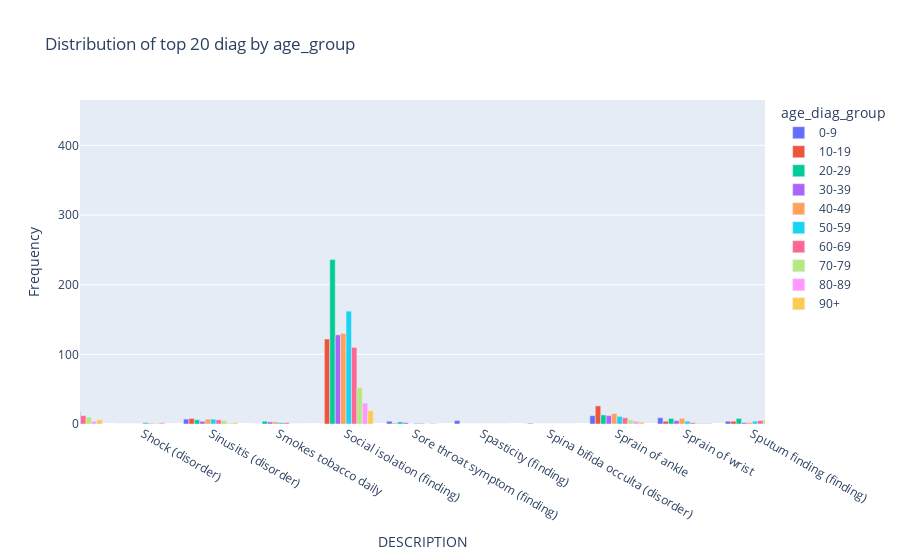

Notebook code for this chart:
### Code cell
## dist of diag by age on top 50 diag
top20_diag = list(demo_diag_data["DESCRIPTION"].value_counts().reset_index().sort_values(by="DESCRIPTION",ascending=False).head(50)["DESCRIPTION"].values)
demo_diag_data_top20 = demo_diag_data[demo_diag_data["DESCRIPTION"].isin(top20_diag)]
get_demographic_top20_plot(demo_diag_data_top20,"age_diag_group","DESCRIPTION","Distribution of top 20 diag by age_group")
## chronic sinustisis seen more in young people comparatively
## unhealthy alcohal drinking seen more in young peopel

### Figure 1 — Plotly figure (JSON) as saved in the notebook; plotly's stock layout.template omitted (floating-point values rounded to 4 significant figures)
{"data": [{"alignmentgroup": "True", "hovertemplate": "age_diag_group=0-9<br>DESCRIPTION=%{x}<br>Frequency=%{y}<extra></extra>", "legendgroup": "0-9", "marker": {"color": "#636efa", "pattern": {"shape": ""}}, "name": "0-9", "offsetgroup": "0-9", "orientation": "v", "showlegend": true, "textposition": "auto", "type": "bar", "x": ["Primary fibromyalgia syndrome", "Primary malignant neoplasm of colon", "Proliferative diabetic retinopathy due to type II diabetes mellitus (disorder)", "Protracted diarrhea", "Pulmonary emphysema (disorder)", "Pyelonephritis", "Recurrent rectal polyp", "Recurrent urinary tract infection", "Refugee (person)", "Respiratory distress (finding)", "Rheumatoid arthritis", "Risk activity involvement (finding)", "Rupture of appendix", "Rupture of patellar tendon", "Seasonal allergic rhinitis", "Second degree burn", "Secondary malignant neoplasm of colon", "Seizure disorder", "Sepsis (disorder)", "Sepsis caused by virus (disorder)", "Septic shock (disorder)", "Served in armed forces (finding)", "Severe anxiety (panic) (finding", "Shock (disorder)", "Sinusitis (disorder)", "Smokes tobacco daily", "Social isolation (finding)", "Sore throat symptom (finding)", "Spasticity (finding)", "Spina bifida occulta (disorder)", "Sprain of ankle", "Sprain of wrist", "Sputum finding (finding)", "Streptococcal sore throat (disorder)", "Stress (finding)", "Stroke", "Suspected COVID-19", "Suspected lung cancer (situation)", "Tear of meniscus of knee", "Third degree burn", "Transformed migraine (disorder)", "Transport problems (finding)", "Tubal pregnancy", "Unemployed (finding)", "Unhealthy alcohol drinking behavior (finding)", "Victim of intimate partner abuse (finding)", "Viral sinusitis (disorder)", "Vomiting symptom (finding)", "Wheezing (finding)", "Whiplash injury to neck"], "xaxis": "x", "y": [0, 0, 0, 0, 0, 0, 0, 0, 0, 0, 0, 0, 1, 1, 11, 3, 0, 23, 0, 0, 0, 0, 0, 0, 7, 0, 0, 4, 5, 0, 12, 9, 4, 42, 0, 0, 16, 0, 0, 0, 0, 0, 0, 0, 0, 0, 95, 1, 1, 8], "yaxis": "y"}, {"alignmentgroup": "True", "hovertemplate": "age_diag_group=10-19<br>DESCRIPTION=%{x}<br>Frequency=%{y}<extra></extra>", "legendgroup": "10-19", "marker": {"color": "#EF553B", "pattern": {"shape": ""}}, "name": "10-19", "offsetgroup": "10-19", "orientation": "v", "showlegend": true, "textposition": "auto", "type": "bar", "x": ["Primary fibromyalgia syndrome", "Primary malignant neoplasm of colon", "Proliferative diabetic retinopathy due to type II diabetes mellitus (disorder)", "Protracted diarrhea", "Pulmonary emphysema (disorder)", "Pyelonephritis", "Recurrent rectal polyp", "Recurrent urinary tract infection", "Refugee (person)", "Respiratory distress (finding)", "Rheumatoid arthritis", "Risk activity involvement (finding)", "Rupture of appendix", "Rupture of patellar tendon", "Seasonal allergic rhinitis", "Second degree burn", "Secondary malignant neoplasm of colon", "Seizure disorder", "Sepsis (disorder)", "Sepsis caused by virus (disorder)", "Septic shock (disorder)", "Served in armed forces (finding)", "Severe anxiety (panic) (finding", "Shock (disorder)", "Sinusitis (disorder)", "Smokes tobacco daily", "Social isolation (finding)", "Sore throat symptom (finding)", "Spasticity (finding)", "Spina bifida occulta (disorder)", "Sprain of ankle", "Sprain of wrist", "Sputum finding (finding)", "Streptococcal sore throat (disorder)", "Stress (finding)", "Stroke", "Suspected COVID-19", "Suspected lung cancer (situation)", "Tear of meniscus of knee", "Third degree burn", "Transformed migraine (disorder)", "Transport problems (finding)", "Tubal pregnancy", "Unemployed (finding)", "Unhealthy alcohol drinking behavior (finding)", "Victim of intimate partner abuse (finding)", "Viral sinusitis (disorder)", "Vomiting symptom (finding)", "Wheezing (finding)", "Whiplash injury to neck"], "xaxis": "x", "y": [0, 0, 0, 0, 1, 0, 0, 0, 9, 2, 0, 289, 4, 2, 0, 4, 0, 17, 0, 0, 0, 59, 19, 0, 8, 0, 122, 1, 0, 1, 26, 4, 4, 34, 470, 0, 13, 0, 0, 0, 0, 74, 0, 75, 9, 56, 135, 0, 4, 7], "yaxis": "y"}, {"alignmentgroup": "True", "hovertemplate": "age_diag_group=20-29<br>DESCRIPTION=%{x}<br>Frequency=%{y}<extra></extra>", "legendgroup": "20-29", "marker": {"color": "#00cc96", "pattern": {"shape": ""}}, "name": "20-29", "offsetgroup": "20-29", "orientation": "v", "showlegend": true, "textposition": "auto", "type": "bar", "x": ["Primary fibromyalgia syndrome", "Primary malignant neoplasm of colon", "Proliferative diabetic retinopathy due to type II diabetes mellitus (disorder)", "Protracted diarrhea", "Pulmonary emphysema (disorder)", "Pyelonephritis", "Recurrent rectal polyp", "Recurrent urinary tract infection", "Refugee (person)", "Respiratory distress (finding)", "Rheumatoid arthritis", "Risk activity involvement (finding)", "Rupture of appendix", "Rupture of patellar tendon", "Seasonal allergic rhinitis", "Second degree burn", "Secondary malignant neoplasm of colon", "Seizure disorder", "Sepsis (disorder)", "Sepsis caused by virus (disorder)", "Septic shock (disorder)", "Served in armed forces (finding)", "Severe anxiety (panic) (finding", "Shock (disorder)", "Sinusitis (disorder)", "Smokes tobacco daily", "Social isolation (finding)", "Sore throat symptom (finding)", "Spasticity (finding)", "Spina bifida occulta (disorder)", "Sprain of ankle", "Sprain of wrist", "Sputum finding (finding)", "Streptococcal sore throat (disorder)", "Stress (finding)", "Stroke", "Suspected COVID-19", "Suspected lung cancer (situation)", "Tear of meniscus of knee", "Third degree burn", "Transformed migraine (disorder)", "Transport problems (finding)", "Tubal pregnancy", "Unemployed (finding)", "Unhealthy alcohol drinking behavior (finding)", "Victim of intimate partner abuse (finding)", "Viral sinusitis (disorder)", "Vomiting symptom (finding)", "Wheezing (finding)", "Whiplash injury to neck"], "xaxis": "x", "y": [0, 0, 0, 0, 3, 0, 0, 1, 19, 5, 1, 0, 1, 0, 0, 1, 0, 2, 12, 0, 1, 0, 13, 0, 6, 4, 236, 3, 0, 0, 13, 8, 8, 10, 495, 3, 24, 0, 0, 1, 2, 32, 6, 0, 39, 130, 123, 1, 6, 9], "yaxis": "y"}, {"alignmentgroup": "True", "hovertemplate": "age_diag_group=30-39<br>DESCRIPTION=%{x}<br>Frequency=%{y}<extra></extra>", "legendgroup": "30-39", "marker": {"color": "#ab63fa", "pattern": {"shape": ""}}, "name": "30-39", "offsetgroup": "30-39", "orientation": "v", "showlegend": true, "textposition": "auto", "type": "bar", "x": ["Primary fibromyalgia syndrome", "Primary malignant neoplasm of colon", "Proliferative diabetic retinopathy due to type II diabetes mellitus (disorder)", "Protracted diarrhea", "Pulmonary emphysema (disorder)", "Pyelonephritis", "Recurrent rectal polyp", "Recurrent urinary tract infection", "Refugee (person)", "Respiratory distress (finding)", "Rheumatoid arthritis", "Risk activity involvement (finding)", "Rupture of appendix", "Rupture of patellar tendon", "Seasonal allergic rhinitis", "Second degree burn", "Secondary malignant neoplasm of colon", "Seizure disorder", "Sepsis (disorder)", "Sepsis caused by virus (disorder)", "Septic shock (disorder)", "Served in armed forces (finding)", "Severe anxiety (panic) (finding", "Shock (disorder)", "Sinusitis (disorder)", "Smokes tobacco daily", "Social isolation (finding)", "Sore throat symptom (finding)", "Spasticity (finding)", "Spina bifida occulta (disorder)", "Sprain of ankle", "Sprain of wrist", "Sputum finding (finding)", "Streptococcal sore throat (disorder)", "Stress (finding)", "Stroke", "Suspected COVID-19", "Suspected lung cancer (situation)", "Tear of meniscus of knee", "Third degree burn", "Transformed migraine (disorder)", "Transport problems (finding)", "Tubal pregnancy", "Unemployed (finding)", "Unhealthy alcohol drinking behavior (finding)", "Victim of intimate partner abuse (finding)", "Viral sinusitis (disorder)", "Vomiting symptom (finding)", "Wheezing (finding)", "Whiplash injury to neck"], "xaxis": "x", "y": [3, 0, 0, 0, 7, 1, 0, 2, 5, 1, 0, 0, 4, 2, 0, 3, 0, 1, 12, 0, 0, 0, 5, 0, 4, 3, 128, 2, 0, 0, 12, 5, 2, 15, 423, 2, 7, 0, 0, 1, 1, 1, 10, 0, 26, 95, 101, 0, 1, 3], "yaxis": "y"}, {"alignmentgroup": "True", "hovertemplate": "age_diag_group=40-49<br>DESCRIPTION=%{x}<br>Frequency=%{y}<extra></extra>", "legendgroup": "40-49", "marker": {"color": "#FFA15A", "pattern": {"shape": ""}}, "name": "40-49", "offsetgroup": "40-49", "orientation": "v", "showlegend": true, "textposition": "auto", "type": "bar", "x": ["Primary fibromyalgia syndrome", "Primary malignant neoplasm of colon", "Proliferative diabetic retinopathy due to type II diabetes mellitus (disorder)", "Protracted diarrhea", "Pulmonary emphysema (disorder)", "Pyelonephritis", "Recurrent rectal polyp", "Recurrent urinary tract infection", "Refugee (person)", "Respiratory distress (finding)", "Rheumatoid arthritis", "Risk activity involvement (finding)", "Rupture of appendix", "Rupture of patellar tendon", "Seasonal allergic rhinitis", "Second degree burn", "Secondary malignant neoplasm of colon", "Seizure disorder", "Sepsis (disorder)", "Sepsis caused by virus (disorder)", "Septic shock (disorder)", "Served in armed forces (finding)", "Severe anxiety (panic) (finding", "Shock (disorder)", "Sinusitis (disorder)", "Smokes tobacco daily", "Social isolation (finding)", "Sore throat symptom (finding)", "Spasticity (finding)", "Spina bifida occulta (disorder)", "Sprain of ankle", "Sprain of wrist", "Sputum finding (finding)", "Streptococcal sore throat (disorder)", "Stress (finding)", "Stroke", "Suspected COVID-19", "Suspected lung cancer (situation)", "Tear of meniscus of knee", "Third degree burn", "Transformed migraine (disorder)", "Transport problems (finding)", "Tubal pregnancy", "Unemployed (finding)", "Unhealthy alcohol drinking behavior (finding)", "Victim of intimate partner abuse (finding)", "Viral sinusitis (disorder)", "Vomiting symptom (finding)", "Wheezing (finding)", "Whiplash injury to neck"], "xaxis": "x", "y": [2, 0, 1, 3, 2, 0, 0, 2, 8, 1, 2, 0, 2, 1, 0, 4, 3, 1, 8, 0, 2, 0, 23, 0, 7, 3, 130, 0, 0, 0, 15, 8, 2, 8, 430, 1, 8, 3, 1, 0, 4, 0, 6, 0, 30, 107, 136, 1, 2, 2], "yaxis": "y"}, {"alignmentgroup": "True", "hovertemplate": "age_diag_group=50-59<br>DESCRIPTION=%{x}<br>Frequency=%{y}<extra></extra>", "legendgroup": "50-59", "marker": {"color": "#19d3f3", "pattern": {"shape": ""}}, "name": "50-59", "offsetgroup": "50-59", "orientation": "v", "showlegend": true, "textposition": "auto", "type": "bar", "x": ["Primary fibromyalgia syndrome", "Primary malignant neoplasm of colon", "Proliferative diabetic retinopathy due to type II diabetes mellitus (disorder)", "Protracted diarrhea", "Pulmonary emphysema (disorder)", "Pyelonephritis", "Recurrent rectal polyp", "Recurrent urinary tract infection", "Refugee (person)", "Respiratory distress (finding)", "Rheumatoid arthritis", "Risk activity involvement (finding)", "Rupture of appendix", "Rupture of patellar tendon", "Seasonal allergic rhinitis", "Second degree burn", "Secondary malignant neoplasm of colon", "Seizure disorder", "Sepsis (disorder)", "Sepsis caused by virus (disorder)", "Septic shock (disorder)", "Served in armed forces (finding)", "Severe anxiety (panic) (finding", "Shock (disorder)", "Sinusitis (disorder)", "Smokes tobacco daily", "Social isolation (finding)", "Sore throat symptom (finding)", "Spasticity (finding)", "Spina bifida occulta (disorder)", "Sprain of ankle", "Sprain of wrist", "Sputum finding (finding)", "Streptococcal sore throat (disorder)", "Stress (finding)", "Stroke", "Suspected COVID-19", "Suspected lung cancer (situation)", "Tear of meniscus of knee", "Third degree burn", "Transformed migraine (disorder)", "Transport problems (finding)", "Tubal pregnancy", "Unemployed (finding)", "Unhealthy alcohol drinking behavior (finding)", "Victim of intimate partner abuse (finding)", "Viral sinusitis (disorder)", "Vomiting symptom (finding)", "Wheezing (finding)", "Whiplash injury to neck"], "xaxis": "x", "y": [3, 1, 0, 3, 1, 0, 11, 1, 8, 5, 1, 0, 1, 0, 0, 1, 0, 3, 8, 3, 2, 0, 18, 2, 7, 2, 162, 1, 0, 0, 11, 4, 4, 22, 358, 11, 9, 4, 0, 0, 3, 0, 2, 0, 33, 112, 126, 0, 1, 7], "yaxis": "y"}, {"alignmentgroup": "True", "hovertemplate": "age_diag_group=60-69<br>DESCRIPTION=%{x}<br>Frequency=%{y}<extra></extra>", "legendgroup": "60-69", "marker": {"color": "#FF6692", "pattern": {"shape": ""}}, "name": "60-69", "offsetgroup": "60-69", "orientation": "v", "showlegend": true, "textposition": "auto", "type": "bar", "x": ["Primary fibromyalgia syndrome", "Primary malignant neoplasm of colon", "Proliferative diabetic retinopathy due to type II diabetes mellitus (disorder)", "Protracted diarrhea", "Pulmonary emphysema (disorder)", "Pyelonephritis", "Recurrent rectal polyp", "Recurrent urinary tract infection", "Refugee (person)", "Respiratory distress (finding)", "Rheumatoid arthritis", "Risk activity involvement (finding)", "Rupture of appendix", "Rupture of patellar tendon", "Seasonal allergic rhinitis", "Second degree burn", "Secondary malignant neoplasm of colon", "Seizure disorder", "Sepsis (disorder)", "Sepsis caused by virus (disorder)", "Septic shock (disorder)", "Served in armed forces (finding)", "Severe anxiety (panic) (finding", "Shock (disorder)", "Sinusitis (disorder)", "Smokes tobacco daily", "Social isolation (finding)", "Sore throat symptom (finding)", "Spasticity (finding)", "Spina bifida occulta (disorder)", "Sprain of ankle", "Sprain of wrist", "Sputum finding (finding)", "Streptococcal sore throat (disorder)", "Stress (finding)", "Stroke", "Suspected COVID-19", "Suspected lung cancer (situation)", "Tear of meniscus of knee", "Third degree burn", "Transformed migraine (disorder)", "Transport problems (finding)", "Tubal pregnancy", "Unemployed (finding)", "Unhealthy alcohol drinking behavior (finding)", "Victim of intimate partner abuse (finding)", "Viral sinusitis (disorder)", "Vomiting symptom (finding)", "Wheezing (finding)", "Whiplash injury to neck"], "xaxis": "x", "y": [0, 1, 0, 0, 1, 0, 5, 0, 2, 3, 0, 0, 0, 0, 0, 3, 0, 0, 0, 1, 0, 0, 12, 1, 6, 2, 110, 1, 0, 0, 9, 2, 5, 10, 251, 10, 10, 5, 0, 0, 0, 0, 0, 0, 18, 79, 89, 0, 1, 4], "yaxis": "y"}, {"alignmentgroup": "True", "hovertemplate": "age_diag_group=70-79<br>DESCRIPTION=%{x}<br>Frequency=%{y}<extra></extra>", "legendgroup": "70-79", "marker": {"color": "#B6E880", "pattern": {"shape": ""}}, "name": "70-79", "offsetgroup": "70-79", "orientation": "v", "showlegend": true, "textposition": "auto", "type": "bar", "x": ["Primary fibromyalgia syndrome", "Primary malignant neoplasm of colon", "Proliferative diabetic retinopathy due to type II diabetes mellitus (disorder)", "Protracted diarrhea", "Pulmonary emphysema (disorder)", "Pyelonephritis", "Recurrent rectal polyp", "Recurrent urinary tract infection", "Refugee (person)", "Respiratory distress (finding)", "Rheumatoid arthritis", "Risk activity involvement (finding)", "Rupture of appendix", "Rupture of patellar tendon", "Seasonal allergic rhinitis", "Second degree burn", "Secondary malignant neoplasm of colon", "Seizure disorder", "Sepsis (disorder)", "Sepsis caused by virus (disorder)", "Septic shock (disorder)", "Served in armed forces (finding)", "Severe anxiety (panic) (finding", "Shock (disorder)", "Sinusitis (disorder)", "Smokes tobacco daily", "Social isolation (finding)", "Sore throat symptom (finding)", "Spasticity (finding)", "Spina bifida occulta (disorder)", "Sprain of ankle", "Sprain of wrist", "Sputum finding (finding)", "Streptococcal sore throat (disorder)", "Stress (finding)", "Stroke", "Suspected COVID-19", "Suspected lung cancer (situation)", "Tear of meniscus of knee", "Third degree burn", "Transformed migraine (disorder)", "Transport problems (finding)", "Tubal pregnancy", "Unemployed (finding)", "Unhealthy alcohol drinking behavior (finding)", "Victim of intimate partner abuse (finding)", "Viral sinusitis (disorder)", "Vomiting symptom (finding)", "Wheezing (finding)", "Whiplash injury to neck"], "xaxis": "x", "y": [0, 0, 0, 0, 1, 0, 7, 0, 0, 3, 0, 0, 0, 1, 0, 2, 0, 0, 0, 1, 1, 0, 10, 1, 5, 0, 52, 0, 0, 0, 6, 1, 6, 7, 128, 8, 8, 1, 0, 0, 0, 0, 0, 0, 5, 51, 49, 0, 1, 2], "yaxis": "y"}, {"alignmentgroup": "True", "hovertemplate": "age_diag_group=80-89<br>DESCRIPTION=%{x}<br>Frequency=%{y}<extra></extra>", "legendgroup": "80-89", "marker": {"color": "#FF97FF", "pattern": {"shape": ""}}, "name": "80-89", "offsetgroup": "80-89", "orientation": "v", "showlegend": true, "textposition": "auto", "type": "bar", "x": ["Primary fibromyalgia syndrome", "Primary malignant neoplasm of colon", "Proliferative diabetic retinopathy due to type II diabetes mellitus (disorder)", "Protracted diarrhea", "Pulmonary emphysema (disorder)", "Pyelonephritis", "Recurrent rectal polyp", "Recurrent urinary tract infection", "Refugee (person)", "Respiratory distress (finding)", "Rheumatoid arthritis", "Risk activity involvement (finding)", "Rupture of appendix", "Rupture of patellar tendon", "Seasonal allergic rhinitis", "Second degree burn", "Secondary malignant neoplasm of colon", "Seizure disorder", "Sepsis (disorder)", "Sepsis caused by virus (disorder)", "Septic shock (disorder)", "Served in armed forces (finding)", "Severe anxiety (panic) (finding", "Shock (disorder)", "Sinusitis (disorder)", "Smokes tobacco daily", "Social isolation (finding)", "Sore throat symptom (finding)", "Spasticity (finding)", "Spina bifida occulta (disorder)", "Sprain of ankle", "Sprain of wrist", "Sputum finding (finding)", "Streptococcal sore throat (disorder)", "Stress (finding)", "Stroke", "Suspected COVID-19", "Suspected lung cancer (situation)", "Tear of meniscus of knee", "Third degree burn", "Transformed migraine (disorder)", "Transport problems (finding)", "Tubal pregnancy", "Unemployed (finding)", "Unhealthy alcohol drinking behavior (finding)", "Victim of intimate partner abuse (finding)", "Viral sinusitis (disorder)", "Vomiting symptom (finding)", "Wheezing (finding)", "Whiplash injury to neck"], "xaxis": "x", "y": [0, 0, 0, 0, 0, 0, 0, 0, 0, 0, 0, 0, 0, 0, 0, 0, 0, 0, 0, 0, 0, 0, 4, 2, 1, 0, 30, 1, 0, 0, 4, 1, 0, 3, 65, 11, 1, 0, 0, 0, 0, 0, 0, 0, 2, 18, 36, 0, 0, 1], "yaxis": "y"}, {"alignmentgroup": "True", "hovertemplate": "age_diag_group=90+<br>DESCRIPTION=%{x}<br>Frequency=%{y}<extra></extra>", "legendgroup": "90+", "marker": {"color": "#FECB52", "pattern": {"shape": ""}}, "name": "90+", "offsetgroup": "90+", "orientation": "v", "showlegend": true, "textposition": "auto", "type": "bar", "x": ["Primary fibromyalgia syndrome", "Primary malignant neoplasm of colon", "Proliferative diabetic retinopathy due to type II diabetes mellitus (disorder)", "Protracted diarrhea", "Pulmonary emphysema (disorder)", "Pyelonephritis", "Recurrent rectal polyp", "Recurrent urinary tract infection", "Refugee (person)", "Respiratory distress (finding)", "Rheumatoid arthritis", "Risk activity involvement (finding)", "Rupture of appendix", "Rupture of patellar tendon", "Seasonal allergic rhinitis", "Second degree burn", "Secondary malignant neoplasm of colon", "Seizure disorder", "Sepsis (disorder)", "Sepsis caused by virus (disorder)", "Septic shock (disorder)", "Served in armed forces (finding)", "Severe anxiety (panic) (finding", "Shock (disorder)", "Sinusitis (disorder)", "Smokes tobacco daily", "Social isolation (finding)", "Sore throat symptom (finding)", "Spasticity (finding)", "Spina bifida occulta (disorder)", "Sprain of ankle", "Sprain of wrist", "Sputum finding (finding)", "Streptococcal sore throat (disorder)", "Stress (finding)", "Stroke", "Suspected COVID-19", "Suspected lung cancer (situation)", "Tear of meniscus of knee", "Third degree burn", "Transformed migraine (disorder)", "Transport problems (finding)", "Tubal pregnancy", "Unemployed (finding)", "Unhealthy alcohol drinking behavior (finding)", "Victim of intimate partner abuse (finding)", "Viral sinusitis (disorder)", "Vomiting symptom (finding)", "Wheezing (finding)", "Whiplash injury to neck"], "xaxis": "x", "y": [0, 0, 0, 0, 0, 0, 0, 0, 0, 0, 0, 0, 0, 0, 0, 1, 0, 0, 0, 0, 0, 0, 6, 0, 2, 0, 19, 0, 0, 0, 3, 1, 0, 1, 32, 3, 0, 0, 0, 0, 0, 0, 0, 0, 2, 13, 21, 0, 0, 2], "yaxis": "y"}], "layout": {"autosize": true, "barmode": "group", "legend": {"title": {"text": "age_diag_group"}, "tracegroupgap": 0}, "title": {"text": "Distribution of top 20 diag by age_group"}, "xaxis": {"anchor": "y", "autorange": false, "domain": [0, 1], "range": [22.07, 32.19], "title": {"text": "DESCRIPTION"}, "type": "category"}, "yaxis": {"anchor": "x", "autorange": false, "domain": [0, 1], "range": [0, 465.1], "title": {"text": "Frequency"}, "type": "linear"}}}
